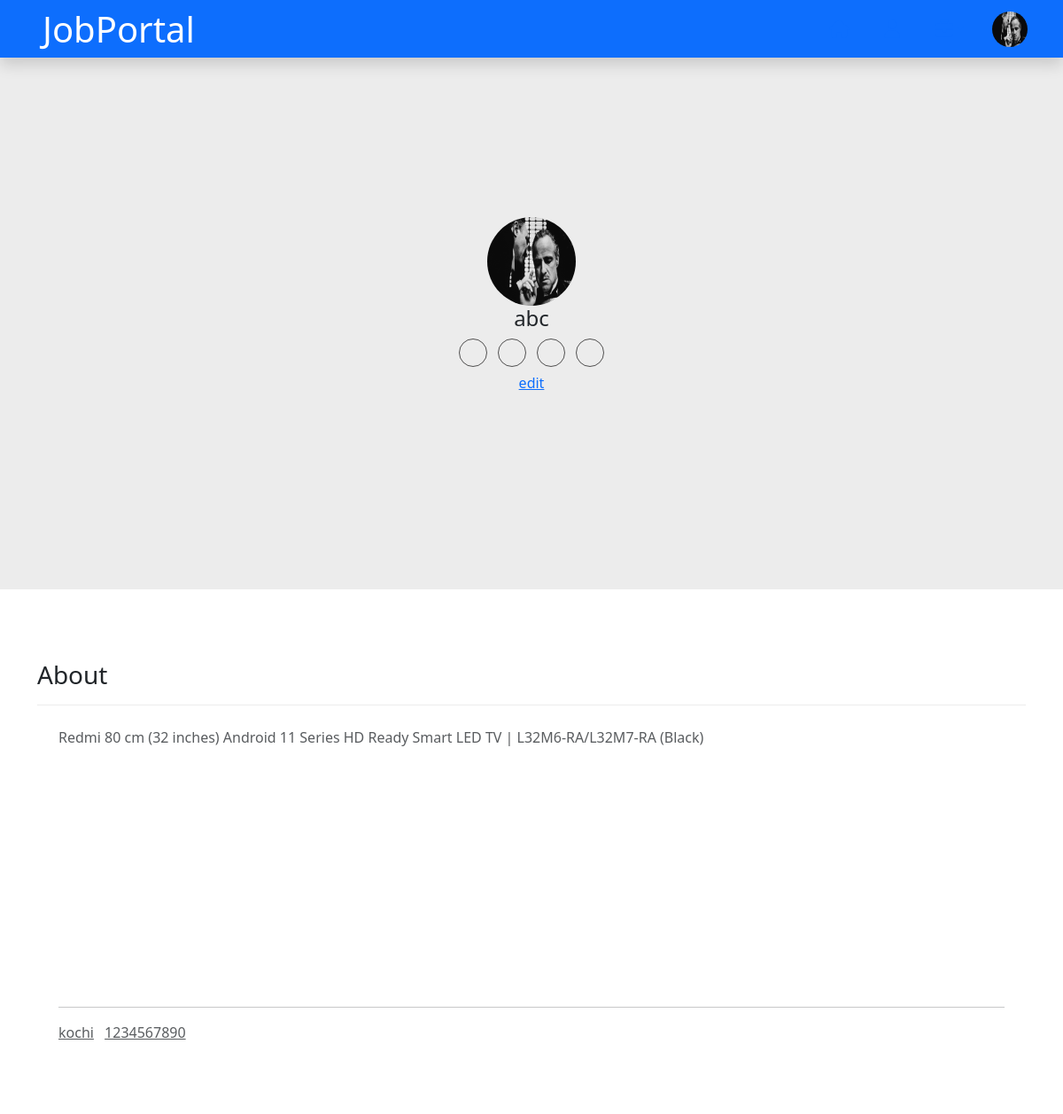
The app's page /company/profile/details/ (signed in) with its own data.
### api/models.py (models this page shows, shortened)
class User(AbstractUser):
      options = (
        ("candidate","candidate"),
        ("employer","employer")
      )
      role = models.CharField(max_length=200,choices=options)

class CompanyProfile(models.Model):
    user = models.OneToOneField(User, on_delete=models.CASCADE,related_name='employerprofile')
    phone = models.CharField(max_length=10)
    logo = models.ImageField(upload_to="logos", null=True,blank=True)
    description = models.CharField(max_length=500)
    location = models.CharField(max_length=200)
    adress =  models.CharField(max_length=300)
    company_name = models.CharField(max_length=200)

### Job/views.py (the view)
# urls.py: path('company/profile/details/',views.CompanyProfileView.as_view(),name='company-profile'),
@method_decorator(employerdecs,name='dispatch')
class CompanyProfileView(TemplateView):
    template_name='company-profiledetails.html'

### Job/views.py (called while the page is built)
def employersignin_required(fn):
    def wrapper(request,*args,**kwargs):
        if request.user.is_authenticated and request.user.role=='employer':
            return fn(request,*args,**kwargs)
        else:
            return redirect('error')
    return wrapper

### Job/templates/company-profiledetails.html (shortened to what this page needs)
{%extends 'employer-base.html'%}
{%block body%}
<link href="https://cdnjs.cloudflare.com/ajax/libs/MaterialDesign-Webfont/4.9.95/css/materialdesignicons.css" rel="stylesheet">
<link rel="stylesheet" href="https://cdnjs.cloudflare.com/ajax/libs/jquery-nice-select/1.1.0/css/nice-select.min.css" />
<section class="candidates-profile-bg" style="position: sticky; top: 65px;">
        <div class="container">
            <div class="row justify-content-center">
                <div class="col-md-6">
                    <div class="candidates-profile-details text-center " >
                      {%if request.user.employerprofile.logo%}
                        <img src="{{request.user.employerprofile.logo.url}}" class="  rounded-circle img" height="100px" width="100px">
                        <h4 class=" candidates-profile-name mb-2">{{request.user.employerprofile.company_name }}</h4>
                      {%endif%}
                        <ul class="candidates-profile-social-icons list-inline mb-0">
                            <li class="list-inline-item"><a href="#" class=""></a></li>
                            <li class="list-inline-item"><a href="#" class=""></a></li>
                            <li class="list-inline-item"><a href="#" class=""></a></li>
                            <li class="list-inline-item"><a href="#" class=""></a></li>
                        </ul>
                        <div>
                          <a href="{%url 'companyprofile-edit' request.user.employerprofile.id %}">edit</a>
                        </div>
                    </div>
                </div>
            </div>
        </div>
</section>
<section class="section bg bg-white">
    <div class="container">
    <div class="row">
        <div class="col-lg-12">
            <h3 class="text-dark">About</h3>
        </div>
    </div>
    <div class="row " >
        <div class="col-lg-12">
            <div class="job-detail mt-2 p-4">
                <div class="job-detail-desc " style="min-height: 300px;">
                    <p class="text-muted f-14 mb-0">{{request.user.employerprofile.description}}</p>
                </div>
                <hr>
                <ul class="list-inline mt-3 mb-0">
                    <li class="list-inline-item mr-3">
                        <a href="" class="text-muted f-15 mb-0">{{request.user.employerprofile.location}}</a>
                    </li>
                    <li class="list-inline-item mr-3">
                        <a href="" class="text-muted f-15 mb-0">{{request.user.employerprofile.phone}}</a>
                    </li>
                </ul>
            </div>
        </div>
    </div>
</div>
</section>
{%endblock%}

### Job/templates/employer-base.html (shortened to what this page needs)
<!DOCTYPE html>
<html lang="en">
<head>
    <link href="https://cdn.jsdelivr.net/npm/bootstrap@5.3.0-alpha3/dist/css/bootstrap.min.css" rel="stylesheet">
</head>
<body>
   <nav class=" navbar navbar-expand-lg bg-primary navbar-light shadow sticky-top p-4 ">
    <h1 class="m-0 text-white ms-4">JobPortal</h1>
    <div class="collapse navbar-collapse " id="navbarCollapse" >
        <div class="navbar-nav ms-auto p-4 p-lg-0">
            <a href="{%url 'employer-home'%}" class="nav-item nav-link active text-primary me-4"><i class="fa-solid fa-house fa-lg" ></i></a>
            {%if request.user.employerprofile%}
            <a href="{%url 'company-profile'%}" class="nav-item nav-link text-primary me-4"><i class="fa-solid fa-user fa-lg" ></i></a>
            {%else%}
            <a href="{%url 'companyprofile-create'%}" class="nav-item nav-link text-primary me-4"><i class="fa-solid fa-user fa-lg" ></i></a>
            {%endif%}
            <div class="nav-item dropdown job me-4">
                <a href="#" class="nav-link dropdown-toggle text-primary" data-bs-toggle="dropdown"><i class="fa-solid fa-briefcase fa-lg"></i></a>
            </div>
            <div class="dropdown me-3" >
                <img src="{{request.user.employerprofile.logo.url}}" class="rounded-circle"  data-bs-toggle="dropdown" aria-expanded="false" height="40px" width="40px">
              </div>
            </div>
    </div>
</nav>
{%block body%}
{%endblock%}
</body>
</html>

### Job/templates/employer-base.html (style rules this page uses)
.navbar { height: 65px; }

### Job/templates/company-profiledetails.html (style rules this page uses)
.candidates-profile-bg { height: 600px; padding: 180px 0px 80px 0px; background-size: cover; background-color: #ececec; position: relative; background-position: center center; }
.candidates-profile-details img { max-width: 130px; background: transparent; }
.candidates-profile-details .candidates-profile-name { font-weight: 300; }
.candidates-profile-social-icons li a { height: 32px; width: 32px; color: rgba(17, 16, 16, 0.7); text-align: center; font-size: 15px; display: inline-block; line-height: 30px; border-radius: 50%; border: 1px solid rgba(15, 14, 14, 0.7); -webkit-transition: all 0.5s; transition: all 0.5s; }
.job-detail { border-top: 1px solid #ececec; }
.section { height: 592px; padding-bottom: 80px; padding-top: 80px; position: relative; }

### records on screen
User: user.employerprofile.logo (picture), user.employerprofile.company_name "abc", user.employerprofile.description "Redmi 80 cm (32 inches) Android 11 Series HD Ready Smart LED TV | L32M6-RA/L32M7-RA (Black)", user.employerprofile.location "kochi", user.employerprofile.phone "1234567890"
